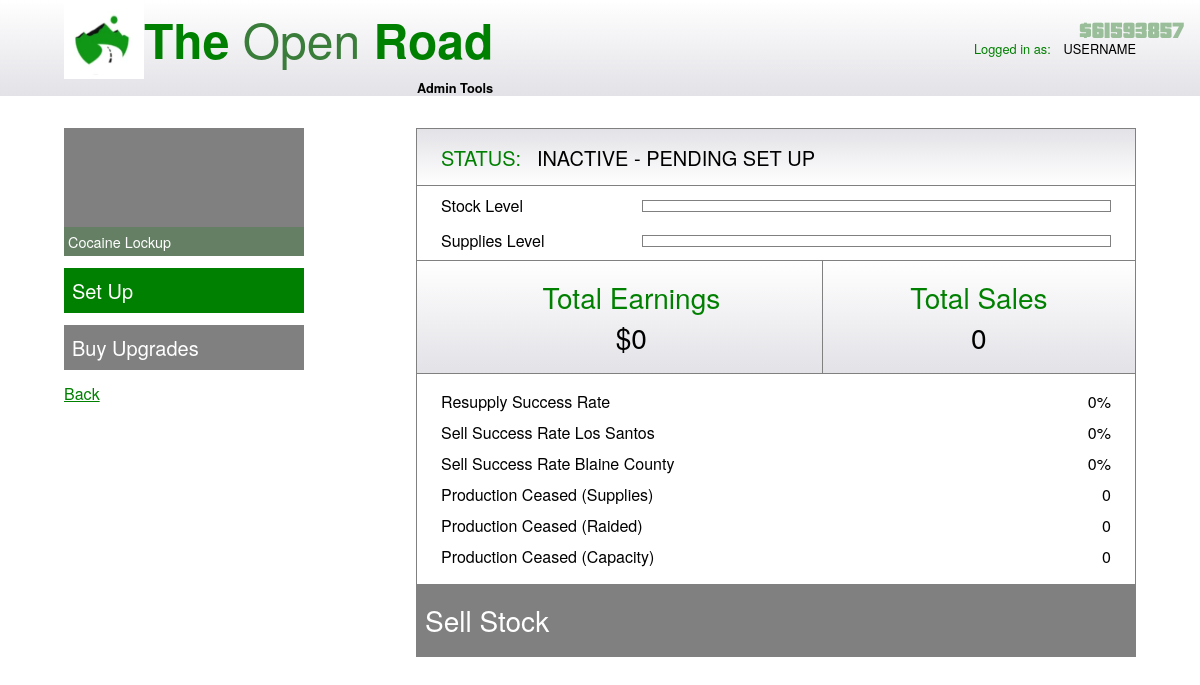
/business_management/24/25, run on the app's committed database.
### app/database/create_db.py (models this page shows)
class BusinessType(db.Model):
	__tablename__ = "business_types"
	id = db.Column(db.Integer, primary_key=True, autoincrement=True)
	type_name = db.Column(db.String(67), unique=True, nullable=False)
	production_time = db.Column(db.Integer, nullable=False) # Time taken for one stock unit
	stock_value = db.Column(db.Integer, nullable=False) # Value of one stock unit
	supply_usage = db.Column(db.Float, nullable=False) # Supplies used for one stock unit
	equipment_upgrade_price = db.Column(db.Integer, nullable=False)
	equipment_upgrade_description = db.Column(db.String(670), default="No description.")
	staff_upgrade_price = db.Column(db.Integer, nullable=False)
	staff_upgrade_description = db.Column(db.String(670), default="No description.")
	security_upgrade_price = db.Column(db.Integer, nullable=False)
	security_upgrade_description = db.Column(db.String(670), default="No description")
	business = db.relationship("Business", backref="businesstype")

class OwnedBusiness(db.Model):
	__tablename__ = "owned_businesses"
	id = db.Column(db.Integer, primary_key=True, autoincrement=True)
	status = db.Column(db.String(67), default="INACTIVE - PENDING SET UP")
	stock_level = db.Column(db.Integer, default=0)
	sale_started = db.Column(db.Boolean, default=False)
	sale_finish_time = db.Column(db.Integer, default=int(datetime.now().timestamp()))
	sale_distance = db.Column(db.String(5), default="67") # close / far
	sale_location = db.Column(db.String(13), default="67") # Los Santos / Blaine County
	supplies_level = db.Column(db.Integer, default=0)
	supplies_bought = db.Column(db.Boolean, default=False)
	supply_arrive_time = db.Column(db.Integer, default=int(datetime.now().timestamp()))
	setup_finish_time = db.Column(db.Integer, default=int(datetime.now().timestamp()))
	setup_started = db.Column(db.Boolean, default=False)
	total_earnings = db.Column(db.Integer, default=0)
	total_sales = db.Column(db.Integer, default=0)
	total_resupplies = db.Column(db.Integer, default=0)
	successful_resupplies = db.Column(db.Integer, default=0)
	total_los_santos_sales = db.Column(db.Integer, default=0)
	successful_los_santos_sales = db.Column(db.Integer, default=0)
	total_blaine_county_sales = db.Column(db.Integer, default=0)
	successful_blaine_county_sales = db.Column(db.Integer, default=0)
	production_ceased_supplies = db.Column(db.Integer, default=0)
	production_ceased_raided = db.Column(db.Integer, default=0)
	production_ceased_capacity = db.Column(db.Integer, default=0)
	equipment_upgrade_bought = db.Column(db.Boolean, default=False)
	staff_upgrade_bought = db.Column(db.Boolean, default=False)
	security_upgrade_bought = db.Column(db.Boolean, default=False)
	business_id = db.Column(db.Integer, db.ForeignKey("businesses.id"), nullable=False)
	user_id = db.Column(db.Integer, db.ForeignKey("users.id"), nullable=False)

class User(db.Model):
	__tablename__ = "users"
	id = db.Column(db.Integer, primary_key=True, autoincrement=True)
	username = db.Column(db.String(67), unique=True, nullable=False)
	password_hash = db.Column(db.Integer, nullable=False)
	money = db.Column(db.Integer, default=670000) # Start with $670,000
	last_login_time = db.Column(db.Integer, default=int(datetime.now().timestamp()))
	owned_business = db.relationship("OwnedBusiness", backref="user")

### app/routes/business_management.py (the view, shortened to what this page needs)
@business_management_bp.route("/business_management/<int:user_id>/<int:owned_business_id>", methods=["GET", "POST"])
def business_management(user_id: int, owned_business_id: int):
	form = BusinessManagementForm()
	time_service = TimeService(user_id)
	time_service.update_owned_business_data()
	service = BusinessManagementService(owned_business_id, user_id)
	summary_data = service.get_summary_data()
	upgrades_data = service.get_upgrades_data()
	money = service.get_money_amount()
	if not form.validate_on_submit():
		return render_template("business_management.html", form=form, id=user_id, summary_data=summary_data, upgrades_data=upgrades_data, button_clicked="", owned_business_id=owned_business_id, money=money)

### app/database/select_db.py (called while the page is built)
	@staticmethod
	def select_owned_businesses(user_id: int) -> list[dict]:
		owned_businesses = OwnedBusiness.query.filter(OwnedBusiness.user_id == user_id).all()
		res = []
		for owned_business in owned_businesses:
			business_type = owned_business.business.businesstype.type_name
			business_location = owned_business.business.businesslocation.location_name
			business_price = owned_business.business.price
			owned_business_id = owned_business.id
			stock_level = owned_business.stock_level
			supplies_level = owned_business.supplies_level
			res.append({
				"owned_business_id": owned_business_id,
				"type": business_type,
				"location": business_location,
				"price": business_price,
				"stock": stock_level,
				"supplies": supplies_level
			})
		return res

	@staticmethod
	def select_user_money(user_id: int) -> int:
		user = User.query.filter(User.id == user_id).first()
		if user is None:
			return -1
		return user.money

	@staticmethod
	def select_last_login_time(id: int) -> int:
		user = User.query.filter(User.id == id).first()
		return user.last_login_time

### app/services/business_management.py (called while the page is built)
	def get_summary_data(self) -> dict:
		return Select.select_summary_data(self.owned_business_id)

	def get_upgrades_data(self) -> dict:
		self.upgrades_data = Select.select_upgrades_data(self.owned_business_id)
		return self.upgrades_data

	def get_money_amount(self) -> int:
		return Select.select_user_money(self.user_id)

### app/services/time.py (called while the page is built)
	def get_owned_business_data(self) -> list:
		businesses = Select.select_owned_businesses(self.user_id)
		res = []
		for business in businesses:
			res.append(Select.select_owned_business_time_data(business["owned_business_id"]))
		return res

### app/templates/business_management.html (shortened to what this page needs)
{% extends "base.html" %}
{% block style %}
<link rel="stylesheet" href="{{ url_for('static', filename='css/business_management.css') }}"/>
{% endblock %}
{% block body %}
<header>
	<div id="header-div">
		<div id="logo-div">
			<div id="top-div">
				<img id="logo-image" src="{{ url_for('static', filename='images/TheOpenRoad.png') }}"/>
				<h1><b>The</b> Open <b>Road</b></h1>
			</div>
			<p id="admin">Admin Tools</p>
		</div>
		<div id="logged-in">
			<p class="green">Logged in as:</p> <p id="username">USERNAME</p>
		</div>
	</div>
</header>
<main>
	<div id="left-div">
		<div id="image-div">
			<div class="placeholder"></div>
			<p id="type">{{ summary_data.type }}</p>
		</div>
		<h3 id="set-up" class="button">Set Up</h3>
		<h3 id="buy-upgrades" class="button">Buy Upgrades</h3>
		<h4 class="green" id="back-h4"><a href="/home/{{ id }}" class="green" id="back">Back</a></h4>
	</div>
	<div id="right-div">
		<div class="gradient-bg right-container" id="status-div">
			<h3 class="green" id="status">STATUS:</h3>
			<h3>{{ summary_data.status }}</h3>
		</div>
		<div class="right-container" id="bar-container-div">
			<div class="bar-div" id="stock-div">
				<h4>Stock Level</h4>
				<div class="bar-container">
				</div>
			</div>
			<div class="bar-div">
				<h4>Supplies Level</h4>
				<div class="bar-container">
				</div>
			</div>
		</div>
		<div id="earnings-sales-div" class="gradient-bg right-container">
			<div id="earnings-div">
				<h2 class="green">Total Earnings</h2>
				<h2>${{ summary_data.total_earnings }}</h2>
			</div>
			<div id="sales-div">
				<h2 class="green">Total Sales</h2>
				<h2>{{ summary_data.total_sales }}</h2>
			</div>
		</div>
		<div id="summary-div" class="right-container">
			<div class="summary-row">
				<h4>Resupply Success Rate</h4>
				<h4>{{ summary_data.resupply_success_rate }}%</h4>
			</div>
			<div class="summary-row">
				<h4>Sell Success Rate Los Santos</h4>
				<h4>{{ summary_data.sell_success_rate_los_santos }}%</h4>
			</div>
			<div class="summary-row">
				<h4>Sell Success Rate Blaine County</h4>
				<h4>{{ summary_data.sell_success_rate_blaine_county }}%</h4>
			</div>
			<div class="summary-row">
				<h4>Production Ceased (Supplies)</h4>
				<h4>{{ summary_data.production_ceased_supplies }}</h4>
			</div>
			<div class="summary-row">
				<h4>Production Ceased (Raided)</h4>
				<h4>{{ summary_data.production_ceased_raided }}</h4>
			</div>
			<div class="summary-row">
				<h4>Production Ceased (Capacity)</h4>
				<h4>{{ summary_data.production_ceased_capacity }}</h4>
			</div>
		</div>
		<h2 class="button" id="sell-button">Sell Stock</h2>
	</div>
</main>
{% endblock %}

### app/templates/base.html (shortened to what this page needs)
<!DOCTYPE html>
<html>
	<head>
		{% block style %}{% endblock %}
	</head>
	<body>
		{% block body %}{% endblock %}
	</body>
	<p id="money">${{ money }}</p>
</html>

### app/static/css/business_management.css (style rules this page uses)
:root { --dark-green: #3a7c39; --light-green: #489247; --clear-green: #3a7c3967; --clear-grey: rgba(65, 64, 64, 0.523); }
* { margin: 0; padding: 0; box-sizing: border-box; }
html, body { width: 100%; overflow-x: hidden; height: 100vh; background: white; font-family: "Helvetica Neue", Helvetica, Arial, sans-serif; display: flex; flex-direction: column; }
h1 { color: var(--dark-green); font-size: 3rem; font-weight: 300; }
b { font-weight: 550; color: green; }
h2 { font-size: 1.75rem; font-weight: normal; }
h3 { font-size: 1.25rem; font-weight: normal; width: fit-content; }
h4 { font-weight: normal; }
#logged-in { display: flex; justify-content: flex-start; align-items: center; font-size: 0.8rem; }
#username { margin-left: 0.8rem; }
#admin { font-weight: 600; font-size: 0.8rem; }
.green { color: green; }
#back-h4 { display: flex; text-align: left; width: 100%; }
header { display: flex; align-items: center; justify-content: center; height: 6rem; min-height: 6rem; width: 100%; background: linear-gradient(to bottom, #ffffff 0%, #e2e2e7 100%); }
#header-div { height: 100%; width: 67rem; display: flex; align-items: center; justify-content: space-between; }
#logo-div { display: flex; justify-content: center; align-items: flex-end; flex-direction: column; }
#top-div { display: flex; align-items: center; }
#logo-image { width: 5rem; height: 5rem; }
main { margin-top: 2rem; width: 67rem; align-self: center; display: flex; justify-content: space-between; }
#left-div { display: flex; flex-direction: column; align-items: center; width: 15rem; }
#image-div { height: 8rem; width: 100%; position: relative; margin-bottom: 0.75rem; }
.placeholder { width: 100%; height: 100%; background-color: grey; }
#type { position: absolute; bottom: 0; left: 0; right: 0; background-color: var(--clear-green); color: white; padding: 0.25rem; text-align: left; font-size: 0.9rem; }
.button { width: 100%; padding: 0.5rem; color: white; background-color: green; cursor: pointer; }
#left-div h3 { margin-bottom: 0.75rem; }
#right-div { width: 45rem; border: 1px solid grey; }
.right-container { width: 100%; display: flex; flex-direction: column; justify-content: center; border-top: 1px solid grey; padding-left: 1.5rem; }
.gradient-bg { background: linear-gradient(to top, #ffffff 0%, #e2e2e7 100%); }
#status-div { height: 3.5rem; padding: 1.5rem; border-top: none; display: flex; flex-direction: row; justify-content: flex-start; align-items: center; }
#status { margin-right: 1rem; }
#bar-container-div { padding-top: 0.5rem; padding-bottom: 0.5rem; padding-right: 1.5rem; }
#stock-div { margin-bottom: 0.75rem; }
.bar-div { width: 100%; display: flex; align-items: center; justify-content: space-between; }
.bar-container { border: 1px solid grey; width: 70%; height: 0.75rem; }
#earnings-sales-div { background: linear-gradient(to bottom, #ffffff 0%, #e2e2e7 100%); display: flex; flex-direction: row; align-items: center; }
#earnings-div, #sales-div { display: flex; flex-direction: column; align-items: center; justify-content: center; padding-top: 1rem; padding-bottom: 1rem; }
#earnings-div { width: 55%; border-right: 1px solid grey; }
#sales-div { width: 45%; }
#summary-div { padding-top: 1rem; padding-bottom: 0.5rem; padding-right: 1.5rem; }
.summary-row { width: 100%; display: flex; align-items: center; justify-content: space-between; margin-bottom: 0.5rem; }
#sell-button { padding-top: 1rem; padding-bottom: 1rem; }
#money { position: fixed; right: 1rem; top: 1rem; z-index: 99999; display: flex; justify-content: center; align-items: center; font-size: 1.5rem; color: rgb(154, 190, 154); font-family: 'Pricedown', sans-serif; }

### data on the page
BusinessType: type "Cocaine Lockup"
OwnedBusiness: status "INACTIVE - PENDING SET UP"
User: money "61593857"

### other printed values
{{ summary_data.total_earnings }} "0"
{{ summary_data.total_sales }} "0"
{{ summary_data.resupply_success_rate }} "0"
{{ summary_data.sell_success_rate_los_santos }} "0"
{{ summary_data.sell_success_rate_blaine_county }} "0"
{{ summary_data.production_ceased_supplies }} "0"
{{ summary_data.production_ceased_raided }} "0"
{{ summary_data.production_ceased_capacity }} "0"
